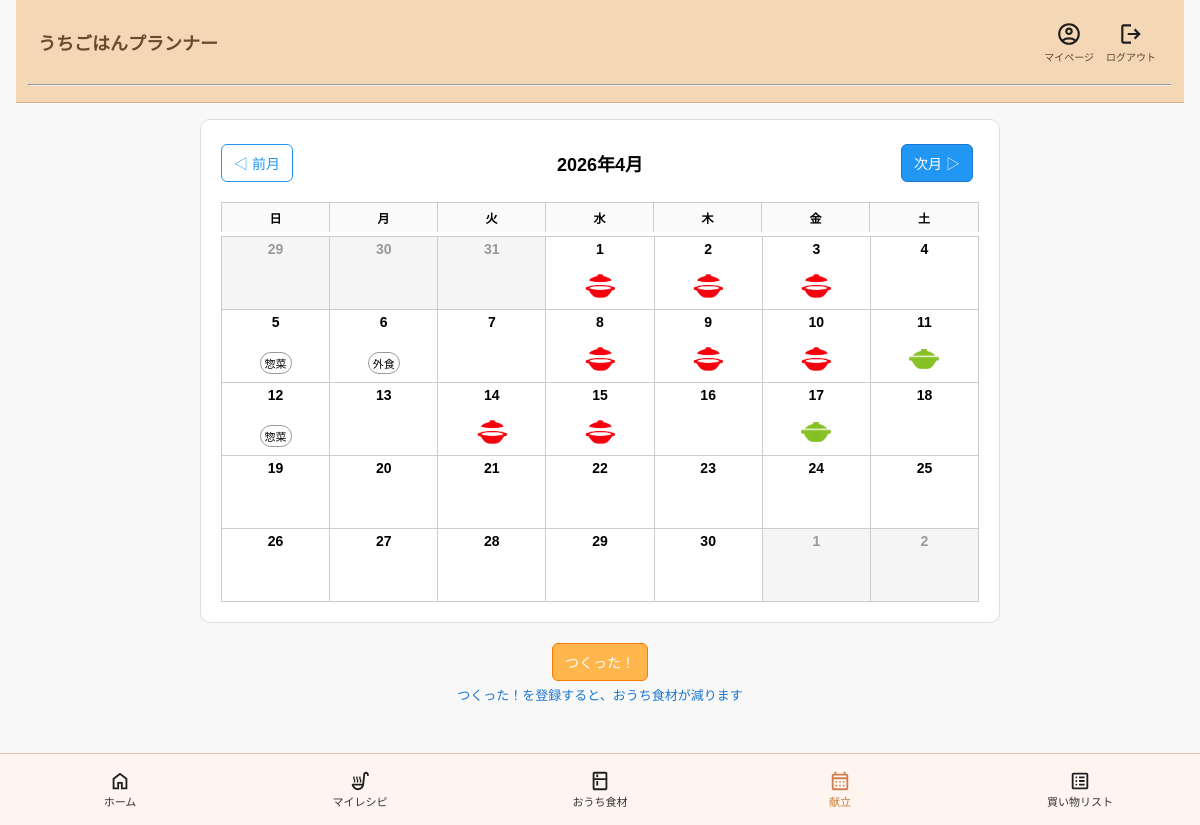
Page /recipes/menu/calendar/ (signed in) on the committed database.
### apps/recipes/models.py (models this page shows, shortened)
class MenuDay(models.Model):
    user = models.ForeignKey(
        User,
        on_delete=models.CASCADE,
        verbose_name="ユーザー"
    )
    plan_date = models.DateField(
        verbose_name="献立日",
    )
    eat_out = models.BooleanField(
        default=False,
        verbose_name="外食",
    )
    deli = models.BooleanField(
        default=False,
        verbose_name="惣菜",
    )
    is_cooked = models.BooleanField(
        default=False,
        verbose_name="つくった",
    )
    created_at = models.DateTimeField(auto_now_add=True)
    updated_at = models.DateTimeField(auto_now=True)
    class Meta:
        verbose_name = "献立"
        verbose_name_plural = "献立"
        constraints = [
            models.UniqueConstraint(
                fields=["user", "plan_date"],
                name="unique_user_plan_date"
            )
        ]

### apps/recipes/views.py (the view)
# urls.py: path("menu/calendar/", views.menu_calendar_view, name="menu_calendar"),
@login_required
def menu_calendar_view(request):
    today = date.today()
    year = int(request.GET.get("year", today.year))
    month = int(request.GET.get("month", today.month))
    cal = calendar.Calendar(firstweekday=6)
    month_dates = cal.monthdatescalendar(year, month)
    menu_days = MenuDay.objects.filter(
        user=request.user,
        plan_date__year=year,
        plan_date__month=month
    ).prefetch_related("slots__recipe")
    menu_day_dict = {
        menu_day.plan_date: menu_day
        for menu_day in menu_days
    }
    calendar_weeks = []
    for week in month_dates:
        week_data = []
        for day_date in week:
            menu_day = menu_day_dict.get(day_date)
            week_data.append(
                build_calendar_day_data(
                    day_date=day_date,
                    month=month,
                    menu_day=menu_day,
                )
            )
        calendar_weeks.append(week_data)
    selected_date_text = request.GET.get("selected_date", "")
    selected_day = None
    if selected_date_text:
        try:
            selected_day = datetime.strptime(
                selected_date_text,
                "%Y-%m-%d"
            ).date()
        except ValueError:
            selected_day = today
    else:
        selected_day = today
    if selected_day.year != year or selected_day.month != month:
        selected_day = date(year, month, 1)
    selected_menu_day = menu_day_dict.get(selected_day)
    selected_day_data = build_calendar_day_data(
        day_date=selected_day,
        month=month,
        menu_day=selected_menu_day,
    )
    if month == 1:
        prev_year = year - 1
        prev_month = 12
    else:
        prev_year = year
        prev_month = month - 1
    if month == 12:
        next_year = year + 1
        next_month = 1
    else:
        next_year = year
        next_month = month + 1
    context = {
        "year": year,
        "month": month,
        "calendar_weeks": calendar_weeks,
        "prev_year": prev_year,
        "prev_month": prev_month,
        "next_year": next_year,
        "next_month": next_month,
        "today": today,
        "selected_day_data": selected_day_data,
        "selected_date": selected_day,
    }
    return render(
        request,
        "recipes/menu_calendar.html",
        context
    )

### apps/recipes/services.py (called while the page is built)
def has_visible_menu(menu_day):
    slots = menu_day.slots.all()
    has_recipe = any(slot.recipe for slot in slots)
    return has_recipe or menu_day.eat_out or menu_day.deli

### apps/recipes/views.py (called while the page is built)
def build_calendar_meal_items(menu_day):
    meal_items = []
    if not menu_day:
        return meal_items
    slot_dict = {
        slot.meal_type: slot
        for slot in menu_day.slots.all()
    }
    meal_labels = {
        "staple": "主食",
        "main": "主菜",
        "side": "副菜",
        "soup": "汁物",
    }
    for meal_type in ["staple", "main", "side", "soup"]:
        slot = slot_dict.get(meal_type)
        if slot and slot.recipe:
            meal_items.append(
                f"{meal_labels[meal_type]}：{slot.recipe.recipe_name}"
            )
    return meal_items

def build_calendar_day_data(day_date, month, menu_day):
    meal_items = build_calendar_meal_items(menu_day)
    visible = False
    slot_map = {
        "staple": None,
        "main": None,
        "side": None,
        "soup": None,
    }
    if menu_day:
        visible = has_visible_menu(menu_day)
        for slot in menu_day.slots.all():
            slot_map[slot.meal_type] = slot
    return {
        "date": day_date,
        "day": day_date.day,
        "is_current_month": (day_date.month == month),
        "menu_day": menu_day,
        "is_cooked": menu_day.is_cooked if menu_day else False,
        "has_visible_menu": visible,
        "meal_items": meal_items,
        "has_more_meals": len(meal_items) > 2,
        "display_meal_items": meal_items[:2],
        "slot_map": slot_map,
    }

### templates/recipes/menu_calendar.html (shortened to what this page needs)
{% extends "base.html" %}
{% load static %}
{% block content %}
<div class="page-container">
    <div class="content-card">
        <div class="calendar-nav">
            <a href="{% url 'recipes:menu_calendar' %}?year={{ prev_year }}&month={{ prev_month }}" class="back-button">◁ 前月</a>
            <span class="calendar-title">{{ year }}年{{ month }}月</span>
            <a href="{% url 'recipes:menu_calendar' %}?year={{ next_year }}&month={{ next_month }}" class="save-button">次月 ▷</a>
        </div>
        <div class="calendar-weekdays">
            <div class="calendar-weekday">日</div>
            <div class="calendar-weekday">月</div>
            <div class="calendar-weekday">火</div>
            <div class="calendar-weekday">水</div>
            <div class="calendar-weekday">木</div>
            <div class="calendar-weekday">金</div>
            <div class="calendar-weekday">土</div>
        </div>
        <table class="menu-calendar-table">
            <tbody>
                {% for week in calendar_weeks %}
                <tr>
                    {% for item in week %}
                    <td class="{% if not item.is_current_month %}other-month{% endif %}">
                        {% if item.is_current_month %}
                            <a href="{% if item.has_visible_menu and not item.menu_day.eat_out and not item.menu_day.deli %}
                                        {% url 'recipes:menu_detail' plan_date=item.date|date:'Y-m-d' %}?return_year={{ year }}&return_month={{ month }}&return_selected_date={{ item.date|date:'Y-m-d' }}
                                    {% else %}
                                        {% url 'home' %}?date={{ item.date|date:'Y-m-d' }}
                                    {% endif %}"
                            class="calendar-cell-link">
                                <div class="calendar-cell">
                                    <div class="calendar-day">
                                        {{ item.day }}
                                    </div>
                                    {% if item.has_visible_menu %}
                                        <div class="calendar-icons">
                                            {% if item.menu_day and item.menu_day.eat_out %}
                                                <div class="calendar-mini-label">外食</div>
                                            {% endif %}
                                            {% if item.menu_day and item.menu_day.deli %}
                                                <div class="calendar-mini-label">惣菜</div>
                                            {% endif %}
                                            {% if item.menu_day and not item.menu_day.eat_out and not item.menu_day.deli %}
                                                {% if item.is_cooked %}
                                                    <img
                                                        src="{% static 'images/icons/menu-cooked.png' %}"
                                                        alt="調理済み"
                                                        class="calendar-icon-img"
                                                    >
                                                {% else %}
                                                    <img
                                                        src="{% static 'images/icons/menu-pot.png' %}"
                                                        alt="献立あり"
                                                        class="calendar-icon-img"
                                                    >
                                                {% endif %}
                                            {% endif %}
                                        </div>
                                    {% endif %}
                                </div>
                            </a>
                        {% else %}
                            <div class="calendar-cell">
                                <div class="calendar-day">
                                    {{ item.day }}
                                </div>
                            </div>
                        {% endif %}
                    </td>
                    {% endfor %}
                </tr>
                {% endfor %}
            </tbody>
        </table>
    </div>
    <div class="calendar-cooked-block">
        <button type="button" id="open-cooked-modal" class="select-button">つくった！</button>
        <p class="calendar-cooked-note">
            つくった！を登録すると、おうち食材が減ります
        </p>
    </div>
</div>
{% endblock %}

### static/css/style.css (style rules this page uses)
body { font-family: sans-serif; margin: 0; padding: 0 16px 40px; background-color: #f8f8f8; }
.logout-button, .back-button, .save-button, .search-button, .select-button, .edit-button, .delete-button, .list-delete-button { display: inline-block; margin: 4px 6px 4px 0; padding: 8px 12px; text-decoration: none; border: 1px solid #ccc; border-radius: 6px; cursor: pointer; font-size: 14px; background-color: #ffffff; }
.save-button { background-color: #2196f3; border-color: #1976d2; color: #ffffff; }
.back-button { background-color: #ffffff; border-color: #2196f3; color: #2196f3; }
.select-button, .search-button { background-color: #ffb74d; border-color: #f57c00; color: #ffffff; }
.calendar-nav { display: flex; justify-content: space-between; align-items: center; margin-bottom: 16px; }
.calendar-title { font-weight: bold; font-size: 18px; }
.menu-calendar-table { width: 100%; border-collapse: collapse; table-layout: fixed; margin-top: 4; }
.menu-calendar-table td { border: 1px solid #cccccc; }
.menu-calendar-table td { height: 64px; padding: 4px; vertical-align: top; }
.calendar-cell { display: flex; flex-direction: column; align-items: center; justify-content: space-between; min-height: 60px; }
.calendar-cell-link { display: block; width: 100%; height: 100%; text-decoration: none; color: inherit; }
.calendar-day { font-weight: bold; font-size: 14px; }
.calendar-weekdays { display: grid; grid-template-columns: repeat(7, 1fr); margin-bottom: 4px; border: 1px solid #cccccc; border-bottom: none; background-color: #fafafa; }
.calendar-weekday { text-align: center; font-size: 12px; font-weight: bold; padding: 6px 0; border-right: 1px solid #cccccc; }
.calendar-weekday:last-child { border-right: none; }
.other-month { background-color: #f5f5f5; color: #999999; }
.calendar-cooked-block { display: flex; flex-direction: column; align-items: center; gap: 6px; margin-top: 12px; }
.calendar-cooked-block .select-button { margin: 0; }
.calendar-cooked-note { margin: 0; font-size: 13px; color: #1976d2; text-align: center; line-height: 1.4; }
.calendar-icon-img { width: 30px; height: 30px; object-fit: contain; display: block; }
.calendar-icons { margin-top: 6px; display: flex; justify-content: center; align-items: center; gap: 4px; flex-wrap: wrap; }
.calendar-mini-label { display: inline-flex; align-items: center; justify-content: center; min-width: 20px; height: 20px; padding: 0 4px; font-size: 11px; border: 1px solid #999999; border-radius: 999px; background-color: #ffffff; }
.page-container { max-width: 800px; margin: 0 auto; }
.content-card { background-color: #ffffff; border: 1px solid #dddddd; border-radius: 10px; padding: 20px; margin-bottom: 20px; }

### rows in the picture
MenuDay: day "1", eat_out False (drawn)
MenuDay: day "2", eat_out False (drawn)
MenuDay: day "3", eat_out False (drawn)
MenuDay: day "4"
MenuDay: day "5", deli "惣菜"
MenuDay: day "6", eat_out "外食"
MenuDay: day "7"
MenuDay: day "8", eat_out False (drawn)
MenuDay: day "9", eat_out False (drawn)
MenuDay: day "10", eat_out False (drawn)
MenuDay: day "11", eat_out False (drawn)
MenuDay: day "12", deli "惣菜"
MenuDay: day "13"
MenuDay: day "14", eat_out False (drawn)
MenuDay: day "15", eat_out False (drawn)
MenuDay: day "16"
MenuDay: day "17", eat_out False (drawn)
MenuDay: day "18"
MenuDay: day "19"
MenuDay: day "22"
MenuDay: day "24"
MenuDay: day "29"
MenuDay: day "30"

### other values in the picture
{{ year }} "2026"
{{ month }} "4"
{{ item.day }} "29" "30" "31" "1" "2"
{{ item.day }} "20" "21" "23" "25" "26" "27" "28"
